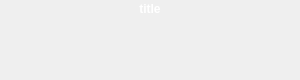
<?xml version="1.0" encoding="UTF-8"?>
<ui version="4.0">
 <class>Form</class>
 <widget class="QWidget" name="Form">
  <property name="geometry">
   <rect>
    <x>0</x>
    <y>0</y>
    <width>300</width>
    <height>80</height>
   </rect>
  </property>
  <property name="sizePolicy">
   <sizepolicy hsizetype="Maximum" vsizetype="Maximum">
    <horstretch>0</horstretch>
    <verstretch>0</verstretch>
   </sizepolicy>
  </property>
  <property name="minimumSize">
   <size>
    <width>300</width>
    <height>80</height>
   </size>
  </property>
  <property name="maximumSize">
   <size>
    <width>400</width>
    <height>105</height>
   </size>
  </property>
  <property name="windowTitle">
   <string>Form</string>
  </property>
  <property name="styleSheet">
   <string notr="true">QFrame.PeripheralCollection{
border-top-left-radius: 10px;
border-top-right-radius: 10px;
border-bottom-right-radius: 10px;
border-bottom-left-radius: 10px;
border: 1px solid black;
background: qlineargradient(x1: 0, y1: 0, x2: 0, y2: 1,
stop: 0 rgb(97, 146, 121), stop: 0.5 rgb(65, 89, 111));

}
QLabel {
color: white;
font-weight: bold;
background:transparent;
}
</string>
  </property>
  <layout class="QGridLayout" name="gridLayout">
   <property name="verticalSpacing">
    <number>2</number>
   </property>
   <property name="margin">
    <number>0</number>
   </property>
   <item row="0" column="0">
    <widget class="QFrame" name="widgetFrameOuter">
     <property name="sizePolicy">
      <sizepolicy hsizetype="Preferred" vsizetype="MinimumExpanding">
       <horstretch>0</horstretch>
       <verstretch>0</verstretch>
      </sizepolicy>
     </property>
     <property name="minimumSize">
      <size>
       <width>300</width>
       <height>0</height>
      </size>
     </property>
     <property name="styleSheet">
      <string notr="true"/>
     </property>
     <property name="frameShape">
      <enum>QFrame::NoFrame</enum>
     </property>
     <property name="frameShadow">
      <enum>QFrame::Raised</enum>
     </property>
     <property name="class" stdset="0">
      <string>ControlWidget</string>
     </property>
     <layout class="QVBoxLayout" name="verticalLayout">
      <property name="spacing">
       <number>0</number>
      </property>
      <property name="leftMargin">
       <number>0</number>
      </property>
      <property name="topMargin">
       <number>2</number>
      </property>
      <property name="rightMargin">
       <number>0</number>
      </property>
      <property name="bottomMargin">
       <number>0</number>
      </property>
      <item>
       <widget class="QLabel" name="title">
        <property name="sizePolicy">
         <sizepolicy hsizetype="Preferred" vsizetype="Maximum">
          <horstretch>0</horstretch>
          <verstretch>0</verstretch>
         </sizepolicy>
        </property>
        <property name="font">
         <font>
          <pointsize>9</pointsize>
          <weight>75</weight>
          <bold>true</bold>
         </font>
        </property>
        <property name="text">
         <string>title</string>
        </property>
        <property name="alignment">
         <set>Qt::AlignCenter</set>
        </property>
       </widget>
      </item>
      <item>
       <widget class="QFrame" name="ImageFrame">
        <property name="sizePolicy">
         <sizepolicy hsizetype="Expanding" vsizetype="Expanding">
          <horstretch>0</horstretch>
          <verstretch>0</verstretch>
         </sizepolicy>
        </property>
        <property name="minimumSize">
         <size>
          <width>90</width>
          <height>70</height>
         </size>
        </property>
        <property name="styleSheet">
         <string notr="true"/>
        </property>
        <layout class="QGridLayout" name="gridLayout_3">
         <property name="leftMargin">
          <number>10</number>
         </property>
         <property name="topMargin">
          <number>2</number>
         </property>
         <property name="rightMargin">
          <number>0</number>
         </property>
         <property name="bottomMargin">
          <number>0</number>
         </property>
         <property name="horizontalSpacing">
          <number>0</number>
         </property>
         <property name="verticalSpacing">
          <number>2</number>
         </property>
         <item row="0" column="0" rowspan="2">
          <widget class="QLabel" name="value">
           <property name="font">
            <font>
             <pointsize>16</pointsize>
             <weight>75</weight>
             <bold>true</bold>
            </font>
           </property>
           <property name="text">
            <string/>
           </property>
           <property name="scaledContents">
            <bool>true</bool>
           </property>
           <property name="alignment">
            <set>Qt::AlignLeading|Qt::AlignLeft|Qt::AlignVCenter</set>
           </property>
          </widget>
         </item>
        </layout>
       </widget>
      </item>
     </layout>
    </widget>
   </item>
  </layout>
 </widget>
 <resources/>
 <connections/>
 <slots>
  <slot>read()</slot>
 </slots>
</ui>
